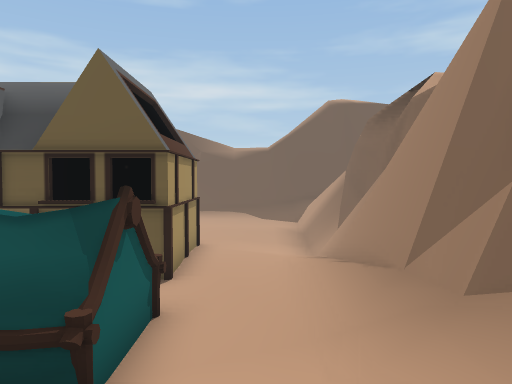
[1] (above)

24 first-person views from a walk through a 3-D level made in the Unity game engine. The camera is 1.2 m above the floor, tilts 2° down and sees 70° across. The floor is counted in squares, 2 m on a side. Each view is taken from the middle of a square. On the plan, view 1 faces up. The plan holds only what a view shows up to about 10 squares ahead; the rest is blank. The place goes on beyond the plan. The player is left out.

[2]
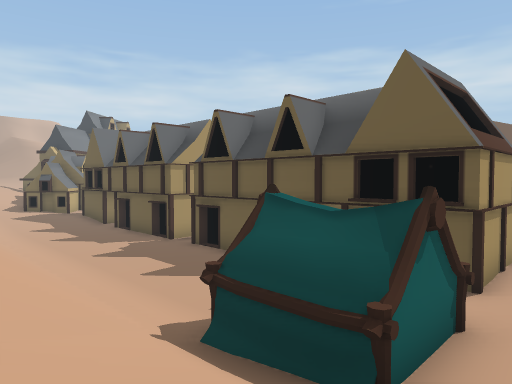

[3]
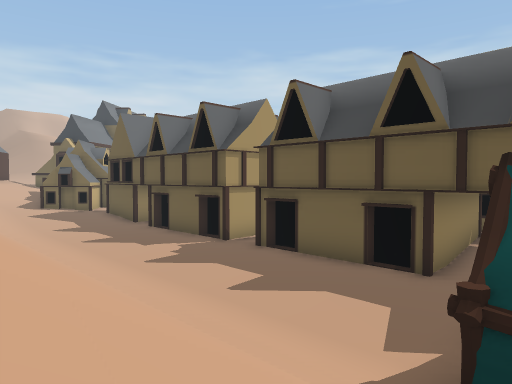

[4]
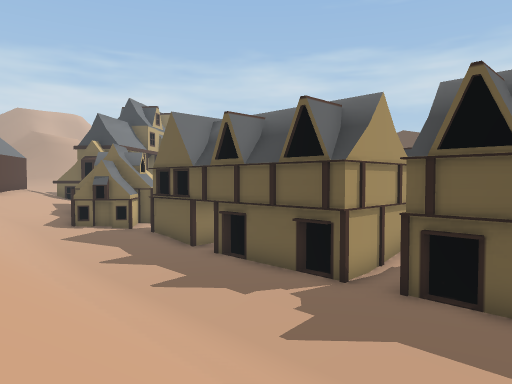

[5]
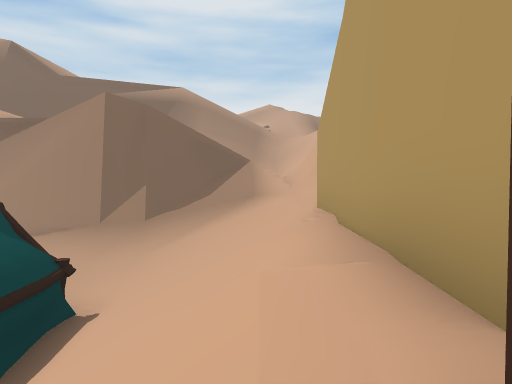

[6]
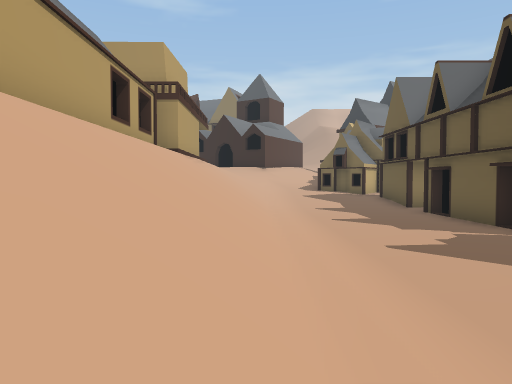

[7]
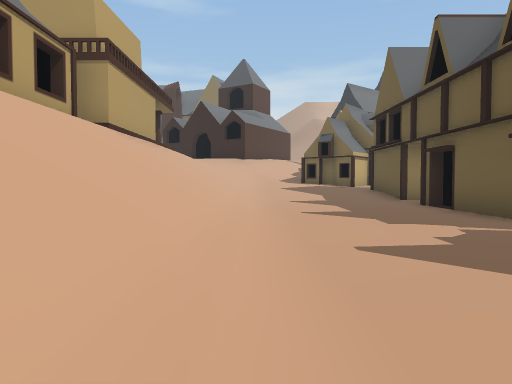

[8]
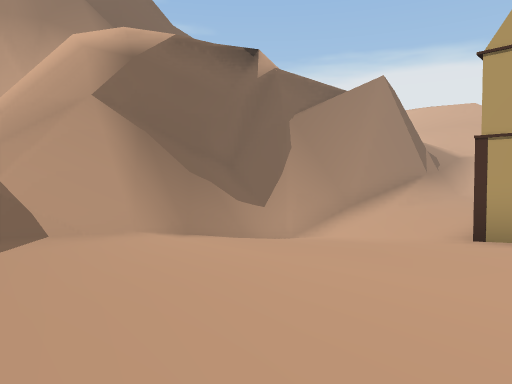

[9]
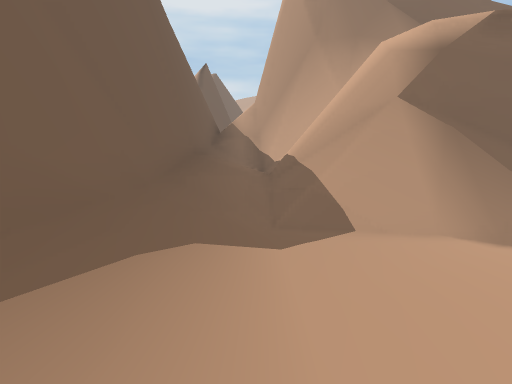

[10]
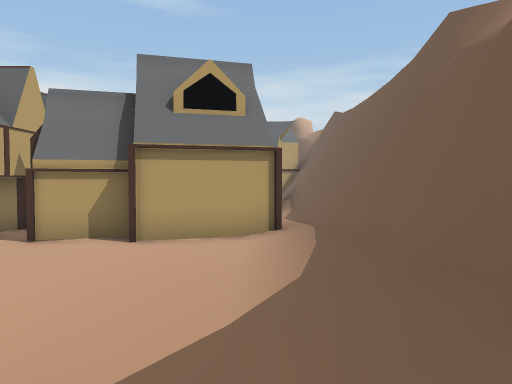

[11]
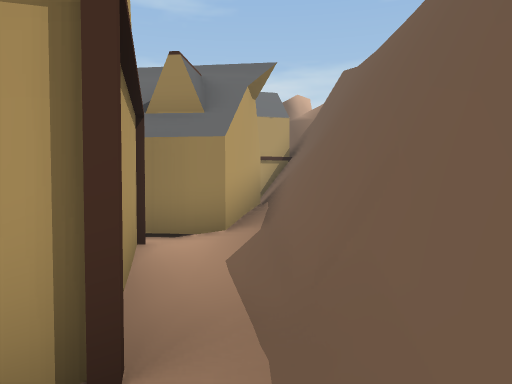

[12]
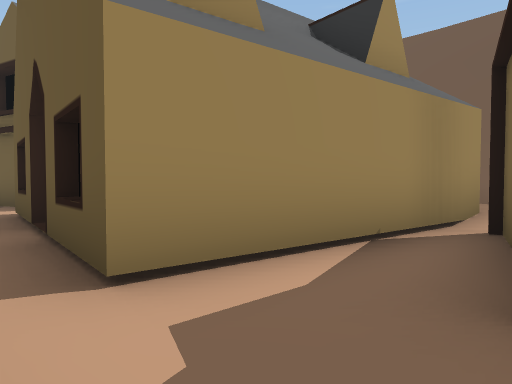

[13]
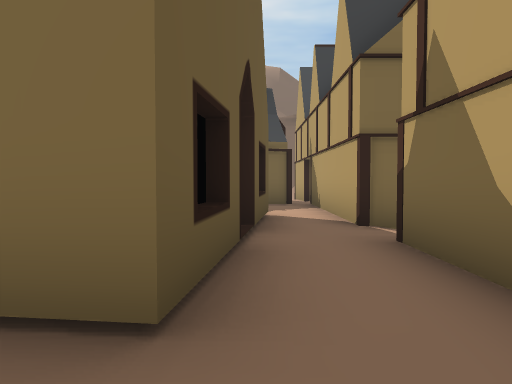

[14]
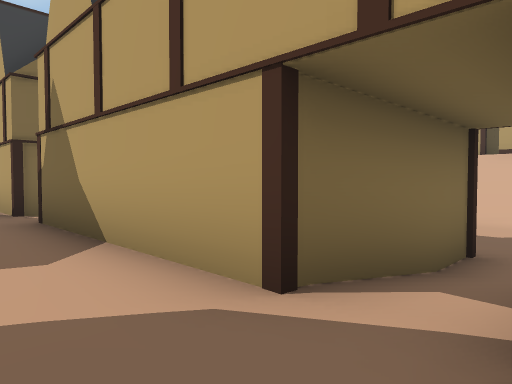

[15]
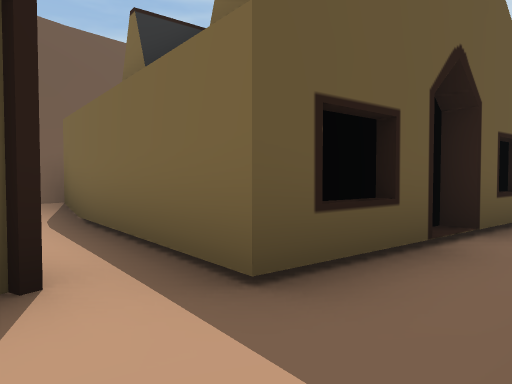

[16]
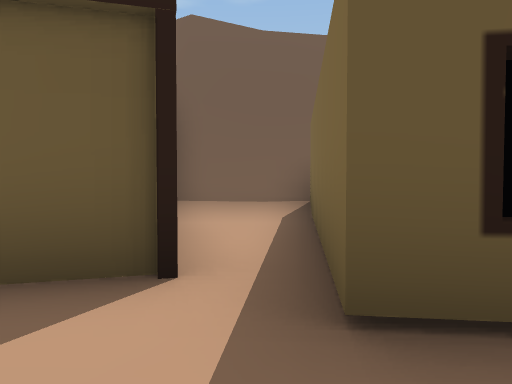

[17]
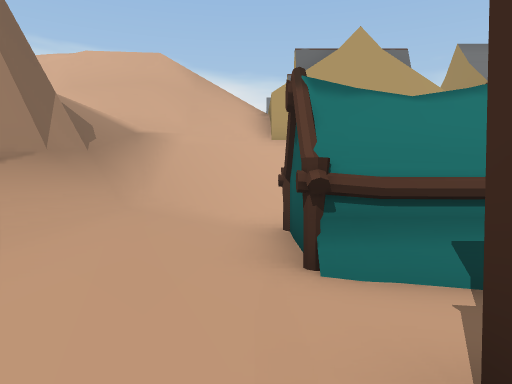

[18]
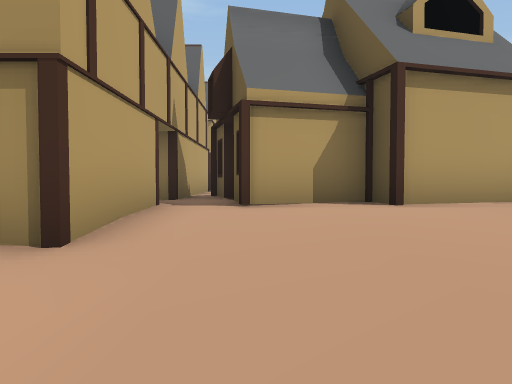

[19]
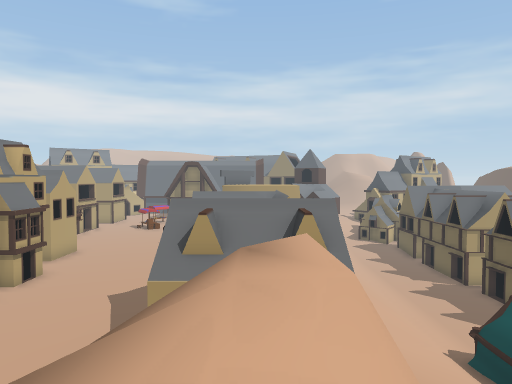

[20]
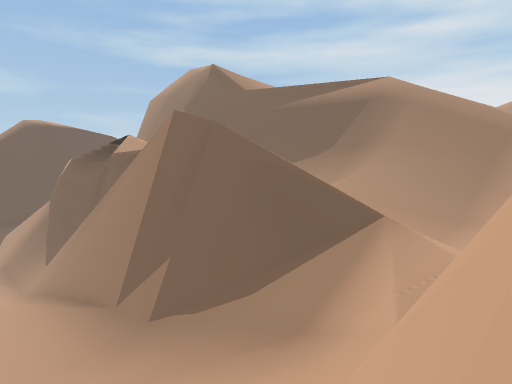

[21]
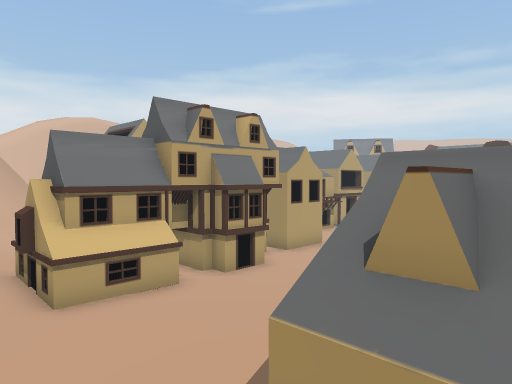

[22]
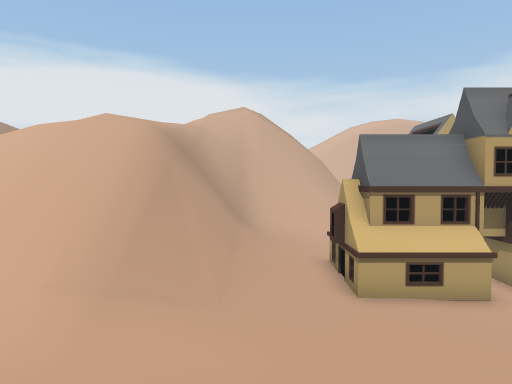

[23]
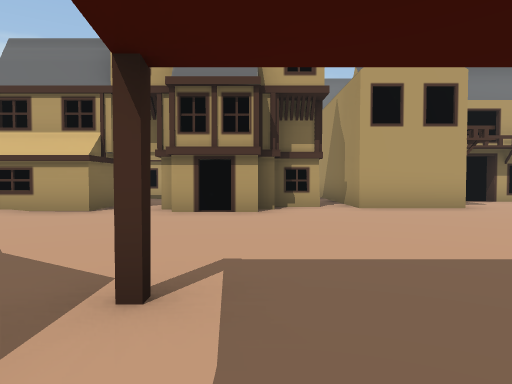

[24]
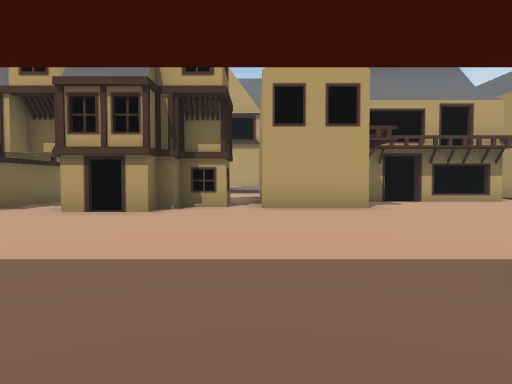

### Floor plan
Key: @ floor where view 1 was taken; # wall or solid block; x gap in a wall; . main floor; : floor 0.5 m higher than the main floor; + floor 0.75 m higher than the main floor; - floor 1.5 m lower than the main floor; _ floor 2 m lower than the main floor; < floor 2.5 m lower than the main floor; ( floor 2.75 m lower than the main floor; ! floor 3.25 m lower than the main floor; * floor 6.5 m higher than the main floor; / step, stairs or slope; = window, fence, low wall or low ledge; v drop or lower ground; H house.
Columns run from 17 left of view 1 to 9 right of it. Each row starts with its distance up from view 1.
 18   ###################
 17   -_HHH--___-///////////#
 16   <<HHHHH<<HH<<<__//////#
 15    <H HHHHHHHH<<<<<=/# /#
 14    <H  HH<HHHH<<<<<#x# ##
 13 ###<HHHHH< HHH<<<<<#v/  ##
 12 <<<<<<<HH<<HHH<<<((#v   =#
 11 <<<<<<<<<<<<<<<<<(!/v
 10 H<HHHH<HHHHH<HHH<(!###
  9 H(H  H(HHHHH(HHH<<<###
  8  HHH H!HHHHH!HHH<<<###
  7 HH!HHHHH!HHH!HHH<<-#vx
  6 !!!!!!!!!!!!!!((<</#v
  5 !!!!!!!!!!!!!!##<</#v
  4 !!!!!!!!!!!!!!##<</#v
  3 (!!!!!!!!!!!!/##<</#   ///
  2 ///////////////////#v  ///=
  1 ////////////////////#//////
  0 ###..........////@/////////
 -1   #HHHHHH H:HHHHH=####
 -2    HHH    H HHHH/=vvvv/
 -3              HHH  ///*//
 -4         . .  HHH     vv
 -5       H..... HHH
 -6       H....H....
 -7       ............
 -8      ..................
 -9     ............::::+/+/
-10     ...........:::+/////
-11    .......HH.HHHH++//////
-12   ....HH.H  .H HH+////////
-13   ....HH.H  HH HH+////////
-14   HHHH H.

Where each view was taken, in squares from view 1:
view 1: 0 up, 0 right, facing up
view 2: 0 up, 0 right, facing up-left
view 3: 0 up, 3 left, facing up-left
view 4: 0 up, 7 left, facing up-left
view 5: 0 up, 7 left, facing right
view 6: 2 up, 5 left, facing left
view 7: 3 up, 7 left, facing left
view 8: 16 up, 3 left, facing down-right
view 9: 16 up, 3 left, facing right
view 10: 16 up, 3 right, facing left
view 11: 17 up, 3 left, facing left
view 12: 11 up, 7 left, facing up-left
view 13: 12 up, 15 left, facing right
view 14: 12 up, 17 left, facing down-right
view 15: 11 up, 15 left, facing up-right
view 16: 11 up, 14 left, facing up
view 17: 8 up, 1 left, facing down
view 18: 12 up, 1 right, facing left
view 19: 3 down, 6 right, facing left
view 20: 2 down, 1 left, facing up-right
view 21: 3 down, 1 right, facing down-left
view 22: 3 down, 1 right, facing down
view 23: 4 down, 7 left, facing down
view 24: 4 down, 9 left, facing down
